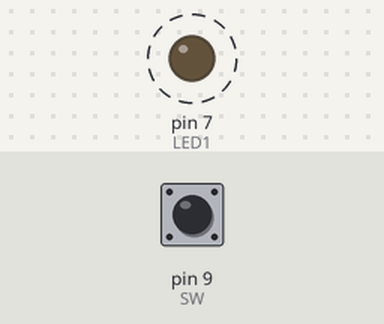
Recording of a sketch running on a simulated Arduino Uno, built with avr-gcc and run on an emulated ATmega328P. Parts: output pins drawn as LEDs (lit = HIGH). Dashed ring = blinking. The inputs (shaded band) are chosen by the test bench; at power-on: pin 9 (SW) HIGH.

Above: at 1.2 s.
1.3 s: pin 9 (SW) pulled LOW for 3.2 s
At 1.3 s:
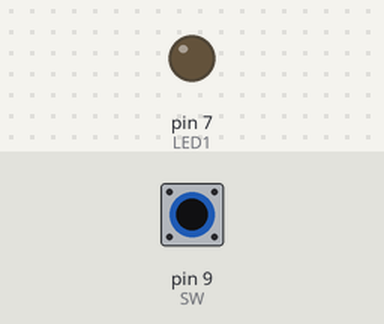
Timing chart, 0 to 12.1 s (numbered marks = the images above; inputs shaded):
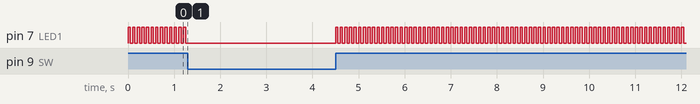

The sketch:

1blink.ino
```cpp
// Initializations
int LED1 = 7;
int SW = 9;
int SW_state = 0;

void setup() {
  // put your setup code here, to run once:
  pinMode(LED1, OUTPUT);
  pinMode(SW, INPUT_PULLUP);
}

void loop() {
  // Read from switch
  SW_state = digitalRead(SW);

  if (SW_state == 1) {
    digitalWrite(LED1, HIGH);   // turn the LED on
    delay(50);
    digitalWrite(LED1, LOW);    // turn the LED off
    delay(50);
  }

}
```
